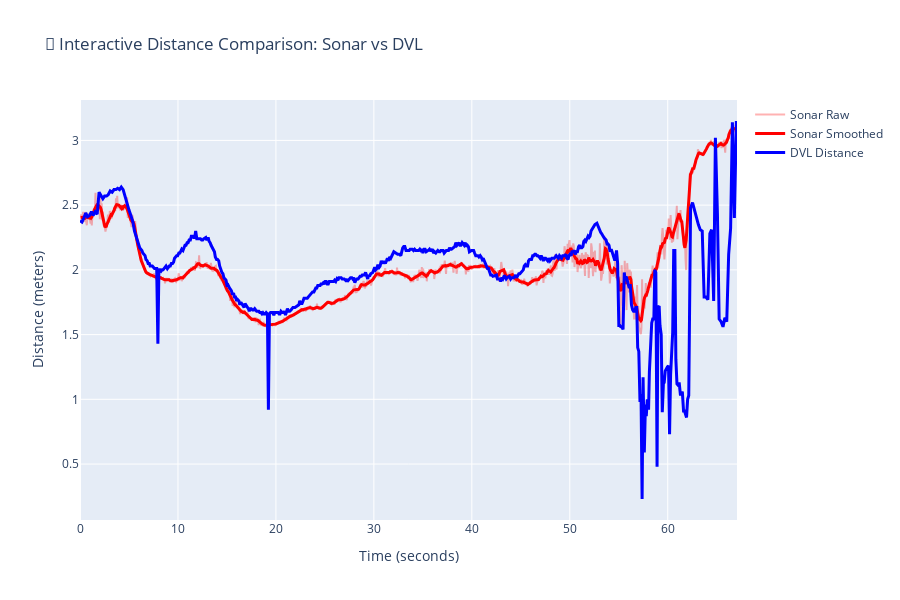
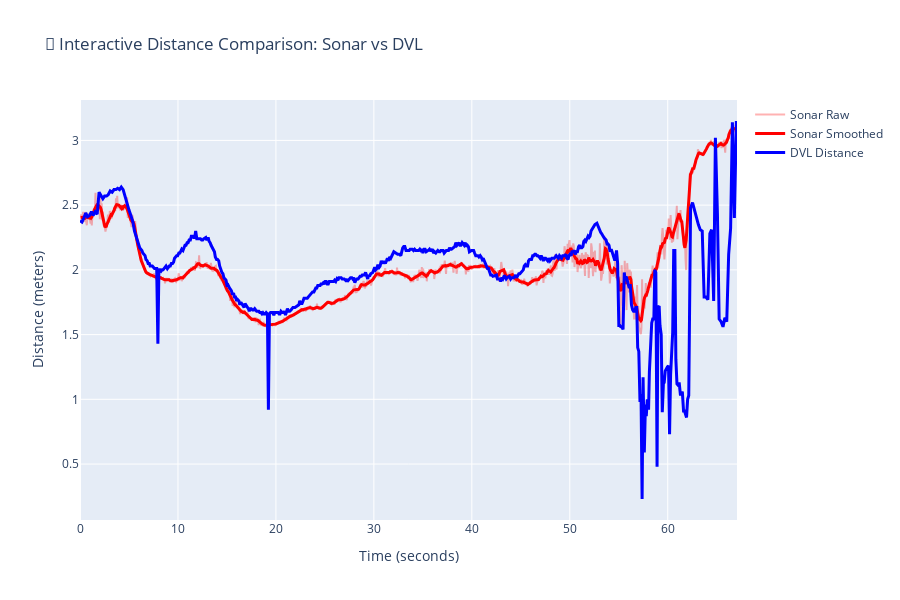

Notebook code for these charts, in order:
### Code cell
try:
    fig, comparison_stats = iau.interactive_distance_comparison(distance_results, raw_data, sonar_coverage_m=sonar_coverage_meters, sonar_image_size=image_shape[0])
    if comparison_stats and isinstance(comparison_stats, dict) and 'error' in comparison_stats:
        print('Comparison did not run:', comparison_stats['error'])
    else:
        print('\nComparison stats summary:')
        from pprint import pprint
        pprint(comparison_stats)
        # Display the interactive plot
        fig.show()
except Exception as e:
    print('Error running interactive comparison:', e)

### Figure 1 — Plotly figure (JSON) as saved in the notebook; plotly's stock layout.template omitted (floating-point values rounded to 4 significant figures; data arrays with more than 128 entries replaced by an {"elided": "..."} marker saying what was removed)
{"data": [{"line": {"color": "rgba(255,0,0,0.3)"}, "mode": "lines", "name": "Sonar Raw", "type": "scatter", "x": {"elided": "1059 float values"}, "xaxis": "x", "y": {"elided": "1059 float values"}, "yaxis": "y"}, {"line": {"color": "red", "width": 3}, "mode": "lines", "name": "Sonar Smoothed", "type": "scatter", "x": {"elided": "1059 float values"}, "xaxis": "x", "y": {"elided": "1059 float values"}, "yaxis": "y"}, {"line": {"color": "blue", "width": 3}, "mode": "lines", "name": "DVL Distance", "type": "scatter", "x": {"elided": "559 float values"}, "xaxis": "x", "y": {"elided": "559 float values"}, "yaxis": "y"}], "layout": {"height": 600, "hovermode": "x unified", "title": {"text": "🔄 Interactive Distance Comparison: Sonar vs DVL"}, "xaxis": {"anchor": "y", "domain": [0, 1], "showgrid": true, "title": {"text": "Time (seconds)"}}, "yaxis": {"anchor": "x", "domain": [0, 1], "showgrid": true, "title": {"text": "Distance (meters)"}}}}

### Figure 2 — Plotly figure (JSON) as saved in the notebook; plotly's stock layout.template omitted (floating-point values rounded to 4 significant figures; data arrays with more than 128 entries replaced by an {"elided": "..."} marker saying what was removed)
{"data": [{"line": {"color": "rgba(255,0,0,0.3)"}, "mode": "lines", "name": "Sonar Raw", "type": "scatter", "x": {"elided": "1059 float values"}, "xaxis": "x", "y": {"elided": "1059 float values"}, "yaxis": "y"}, {"line": {"color": "red", "width": 3}, "mode": "lines", "name": "Sonar Smoothed", "type": "scatter", "x": {"elided": "1059 float values"}, "xaxis": "x", "y": {"elided": "1059 float values"}, "yaxis": "y"}, {"line": {"color": "blue", "width": 3}, "mode": "lines", "name": "DVL Distance", "type": "scatter", "x": {"elided": "559 float values"}, "xaxis": "x", "y": {"elided": "559 float values"}, "yaxis": "y"}], "layout": {"height": 600, "hovermode": "x unified", "title": {"text": "🔄 Interactive Distance Comparison: Sonar vs DVL"}, "xaxis": {"anchor": "y", "domain": [0, 1], "showgrid": true, "title": {"text": "Time (seconds)"}}, "yaxis": {"anchor": "x", "domain": [0, 1], "showgrid": true, "title": {"text": "Distance (meters)"}}}}
